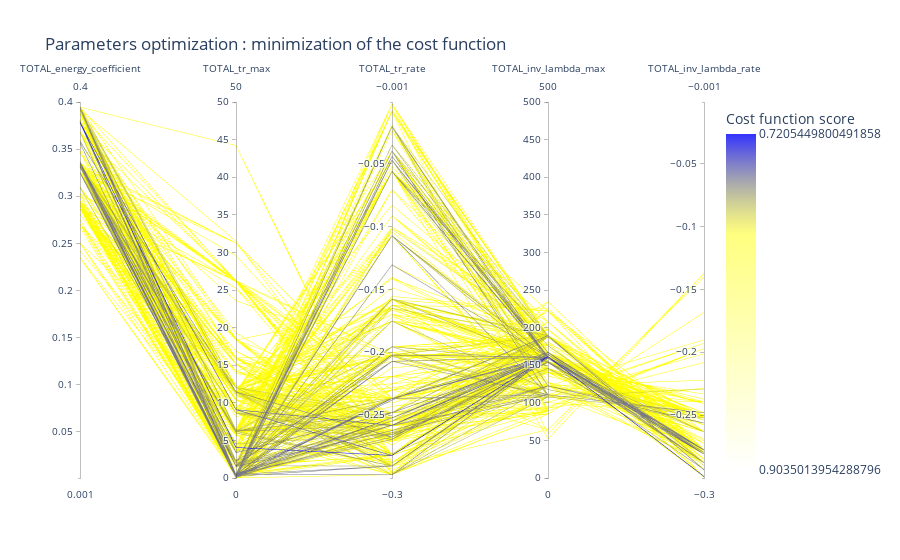

Notebook cell for this chart:
### Code cell
viewer.parallel_coordinates(1000, unselected_opacity=0)

### Figure 1 — Plotly figure (JSON) as saved in the notebook; plotly's stock layout.template omitted (floating-point values rounded to 4 significant figures; data arrays with more than 128 entries replaced by an {"elided": "..."} marker saying what was removed)
{"data": [{"dimensions": [{"label": "TOTAL_energy_coefficient", "range": [0.001, 0.4], "values": {"elided": "1000 float values"}}, {"label": "TOTAL_tr_max", "range": [0, 50], "values": {"elided": "1000 float values"}}, {"label": "TOTAL_tr_rate", "range": [-0.3, -0.001], "values": {"elided": "1000 float values"}}, {"label": "TOTAL_inv_lambda_max", "range": [0, 500], "values": {"elided": "1000 float values"}}, {"label": "TOTAL_inv_lambda_rate", "range": [-0.3, -0.001], "values": {"elided": "1000 float values"}}], "line": {"color": {"elided": "1000 float values"}, "colorbar": {"tickmode": "array", "ticktext": [0.7205, 0.9035], "tickvals": [-0.7205, -0.9035], "title": {"text": "Cost function score"}}, "colorscale": [[0, "rgba(0, 0, 255, 0.8)"], [0.3, "rgba(255,255,0,0.5)"], [1, "rgba(255,255,0,0.0)"]], "reversescale": true, "showscale": true}, "type": "parcoords", "unselected": {"line": {"opacity": 0}}}], "layout": {"coloraxis": {"colorbar": {"title": {"text": "Fitness"}}}, "title": {"text": "Parameters optimization : minimization of the cost function"}}}
